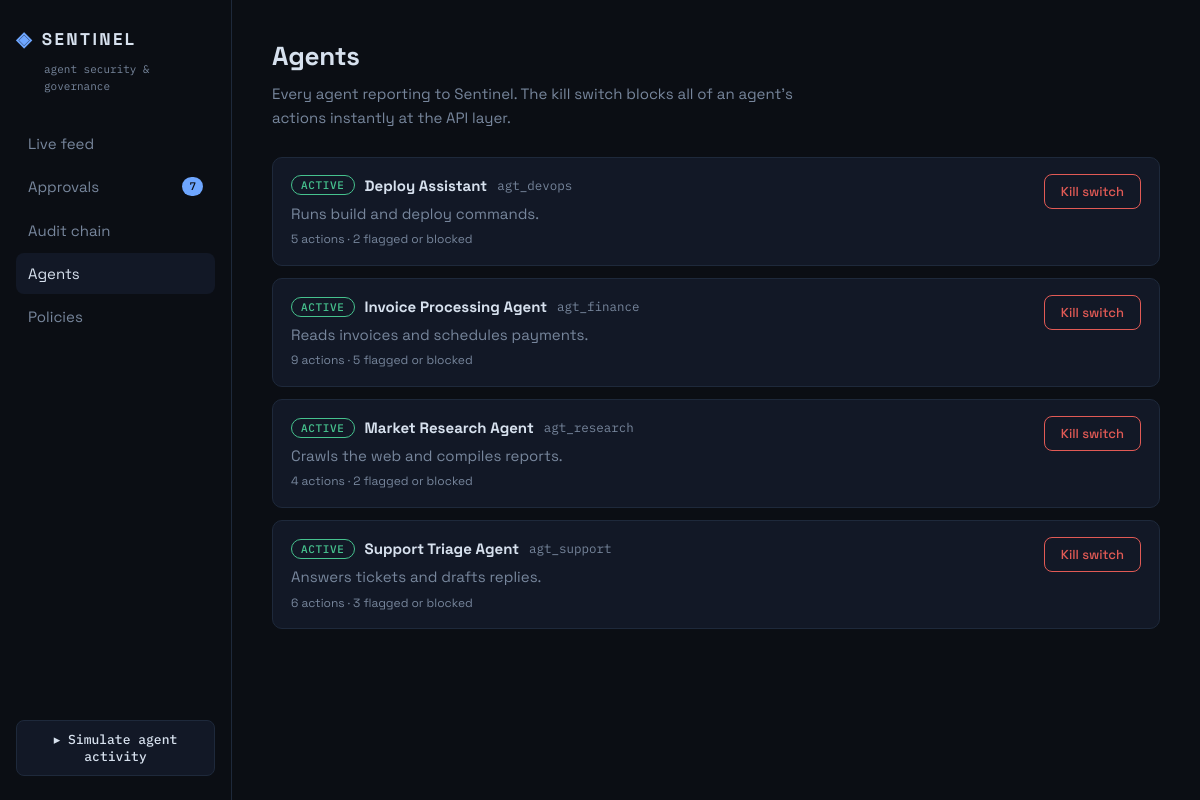
The app's page /agents with its own data.
### tables this page shows
CREATE TABLE agents (
    id TEXT PRIMARY KEY,
    name TEXT NOT NULL,
    description TEXT NOT NULL DEFAULT '',
    status TEXT NOT NULL DEFAULT 'active'      -- active | killed
);

### app.py (the view)
@app.route("/agents")
def agents():
    db = get_db()
    ensure_agents(db)
    rows = db.execute(
        """SELECT g.*, COUNT(a.seq) actions,
           SUM(CASE WHEN a.decision IN ('blocked','flagged') THEN 1 ELSE 0 END) risky
           FROM agents g LEFT JOIN actions a ON a.agent_id = g.id
           GROUP BY g.id"""
    ).fetchall()
    return render_template("agents.html", rows=rows, active="agents")

### app.py (called while the page is built)
def get_db():
    if "db" not in g:
        g.db = sqlite3.connect(DB_PATH)
        g.db.row_factory = sqlite3.Row
        g.db.execute("PRAGMA foreign_keys = ON")
    return g.db

def ensure_agents(db):
    for agent_id, name, desc in SIM_AGENTS:
        db.execute(
            "INSERT OR IGNORE INTO agents (id, name, description) VALUES (?,?,?)",
            (agent_id, name, desc),
        )
    db.commit()

def pending_count(db):
    return db.execute(
        "SELECT COUNT(*) c FROM actions WHERE decision='pending' AND resolved IS NULL"
    ).fetchone()["c"]

@app.context_processor
def inject_nav():
    return {"pending_count": pending_count(get_db())}

### templates/agents.html (shortened to what this page needs)
{% extends "base.html" %}
{% block content %}
<header class="page-head">
  <h1>Agents</h1>
  <p class="lede">Every agent reporting to Sentinel. The kill switch blocks all of an
  agent's actions instantly at the API layer.</p>
</header>
{% for r in rows %}
<div class="card">
  <div class="card-main">
    <div class="card-title">
      <span class="pill {{ 'allowed' if r.status=='active' else 'blocked' }}">{{ r.status }}</span>
      <strong>{{ r.name }}</strong>
      <span class="mono dim">{{ r.id }}</span>
    </div>
    <div class="dim">{{ r.description or 'No description.' }}</div>
    <div class="dim small">{{ r.actions or 0 }} actions · {{ r.risky or 0 }} flagged or blocked</div>
  </div>
  <div class="card-actions">
    <form method="post" action="{{ url_for('toggle_agent', agent_id=r.id) }}">
      {% if r.status == 'active' %}
        <button class="deny">Kill switch</button>
      {% else %}
        <button class="approve">Reactivate</button>
      {% endif %}
    </form>
  </div>
</div>
{% endfor %}
{% endblock %}

### static/style.css (style rules this page uses)
:root { --bg: #0B0E14; --panel: #121826; --panel-2: #0F1420; --border: #1E293B; --text: #D7E1EE; --muted: #77869C; --allowed: #46C28E; --flagged: #E0A63C; --blocked: #E15A55; --pending: #6EA6FF; --display: "Space Grotesk", system-ui, sans-serif; --mono: "IBM Plex Mono", ui-monospace, SFMono-Regular, Menlo, monospace; }
* { box-sizing: border-box; }
html, body { margin: 0; }
body { background: var(--bg); color: var(--text); font: 15px/1.55 var(--display); display: flex; min-height: 100vh; }
.page-head h1 { margin: 0; font-size: 26px; letter-spacing: -0.01em; }
.lede { color: var(--muted); margin: 6px 0 28px; max-width: 60ch; }
.mono { font-family: var(--mono); font-size: 12.5px; }
.dim { color: var(--muted); }
.small { font-size: 12px; }
.pill { font: 500 11px var(--mono); text-transform: uppercase; letter-spacing: 0.06em; padding: 2px 9px; border-radius: 99px; border: 1px solid; }
.pill.allowed, .pill.approved { color: var(--allowed); border-color: var(--allowed); }
.card { display: flex; justify-content: space-between; gap: 20px; background: var(--panel); border: 1px solid var(--border); border-radius: 10px; padding: 16px 18px; margin-bottom: 12px; }
.card-main { display: flex; flex-direction: column; gap: 5px; min-width: 0; }
.card-title { display: flex; align-items: center; gap: 10px; flex-wrap: wrap; }
.card-actions { display: flex; gap: 8px; align-items: flex-start; flex-shrink: 0; }
.card-actions button { font: 500 13px var(--display); padding: 8px 16px; border-radius: 8px; cursor: pointer; background: transparent; border: 1px solid; }
button.deny { color: var(--blocked); border-color: var(--blocked); }

### records on screen
agents: status "ACTIVE", name "Deploy Assistant", id "agt_devops", description "Runs build and deploy commands.", actions "5", risky "2", shows "Kill switch"
agents: status "ACTIVE", name "Invoice Processing Agent", id "agt_finance", description "Reads invoices and schedules payments.", actions "9", risky "5", shows "Kill switch"
agents: status "ACTIVE", name "Market Research Agent", id "agt_research", description "Crawls the web and compiles reports.", actions "4", risky "2", shows "Kill switch"
agents: status "ACTIVE", name "Support Triage Agent", id "agt_support", description "Answers tickets and drafts replies.", actions "6", risky "3", shows "Kill switch"

### other values on screen
{{ pending_count }} "7"
